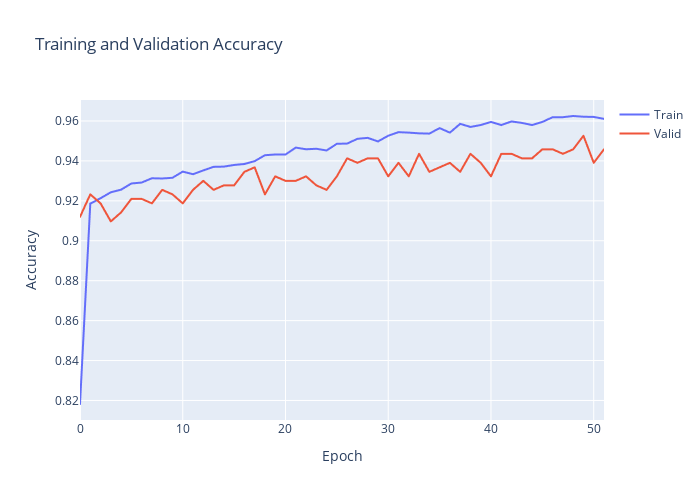

The notebook cell this image was saved under:
### Markdown cell above
Plot for Accuracy Train vs Valid

### Code cell
result_plot = go.Figure()
result_plot.add_trace(go.Scattergl(y=history.history['accuracy'],
                    name='Train'))
result_plot.add_trace(go.Scattergl(y=history.history['val_accuracy'],
                    name='Valid'))
result_plot.update_layout(height=500, width=700,
                  xaxis_title='Epoch',
                  yaxis_title='Accuracy',
                  title="Training and Validation Accuracy")

result_plot.show()

### Figure 1 — Plotly figure (JSON) as saved in the notebook; plotly's stock layout.template omitted (floating-point values rounded to 4 significant figures)
{"data": [{"name": "Train", "type": "scattergl", "y": [0.8182, 0.9186, 0.9213, 0.9243, 0.9256, 0.9287, 0.9292, 0.9313, 0.9312, 0.9316, 0.9347, 0.9333, 0.9352, 0.937, 0.9372, 0.938, 0.9385, 0.9399, 0.9429, 0.9432, 0.9432, 0.9467, 0.9458, 0.9461, 0.9452, 0.9486, 0.9487, 0.9511, 0.9516, 0.9498, 0.9526, 0.9544, 0.9542, 0.9538, 0.9537, 0.9564, 0.9542, 0.9586, 0.957, 0.958, 0.9595, 0.958, 0.9598, 0.9591, 0.958, 0.9595, 0.9619, 0.9619, 0.9625, 0.9621, 0.962, 0.9611]}, {"name": "Valid", "type": "scattergl", "y": [0.912, 0.9233, 0.9187, 0.9097, 0.9142, 0.921, 0.921, 0.9187, 0.9255, 0.9233, 0.9187, 0.9255, 0.93, 0.9255, 0.9278, 0.9278, 0.9345, 0.9368, 0.9233, 0.9323, 0.93, 0.93, 0.9323, 0.9278, 0.9255, 0.9323, 0.9413, 0.9391, 0.9413, 0.9413, 0.9323, 0.9391, 0.9323, 0.9436, 0.9345, 0.9368, 0.9391, 0.9345, 0.9436, 0.9391, 0.9323, 0.9436, 0.9436, 0.9413, 0.9413, 0.9458, 0.9458, 0.9436, 0.9458, 0.9526, 0.9391, 0.9458]}], "layout": {"height": 500, "title": {"text": "Training and Validation Accuracy"}, "width": 700, "xaxis": {"title": {"text": "Epoch"}}, "yaxis": {"title": {"text": "Accuracy"}}}}
